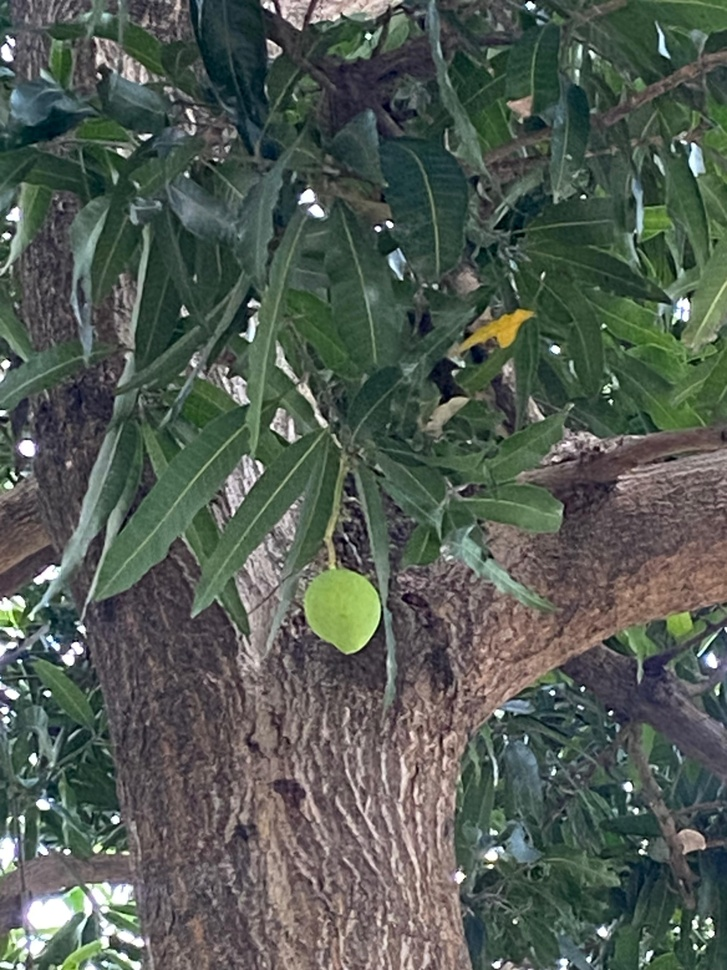
#> input picture mangga.jpg, 727 x 970 px, shrunk from 3024 x 4032 before the run
$ jupyter execute Deteksi_Daun.ipynb
#> lines starting #> are read from the running program, lines starting #| are printed output that depends on the picture; after the words box and inside, x2 and y2 are one past the last pixel; in counts of white or black regions, pixels touching at a corner belong together
## Import Library

[cell 1]
import cv2
import numpy as np
import matplotlib.pyplot as plt

## Input Gambar

[cell 2]
image_path = 'mangga.jpg'
image = cv2.imread(image_path)
#> image is the input picture: shape (970, 727, 3); mean B, G, R 83.9, 92.1, 83.2

[cell 3]
image_rgb = cv2.cvtColor(image, cv2.COLOR_BGR2RGB)
hsv_image = cv2.cvtColor(image, cv2.COLOR_BGR2HSV)
#> hsv_image: shape (970, 727, 3); mean H, S, V 75.2, 57.9, 96.8

## Segmentasi Mangga

[cell 4]
lower_mangga = np.array([30, 80, 80])
upper_mangga = np.array([70, 255, 255])
mask_mangga = cv2.inRange(hsv_image, lower_mangga, upper_mangga)
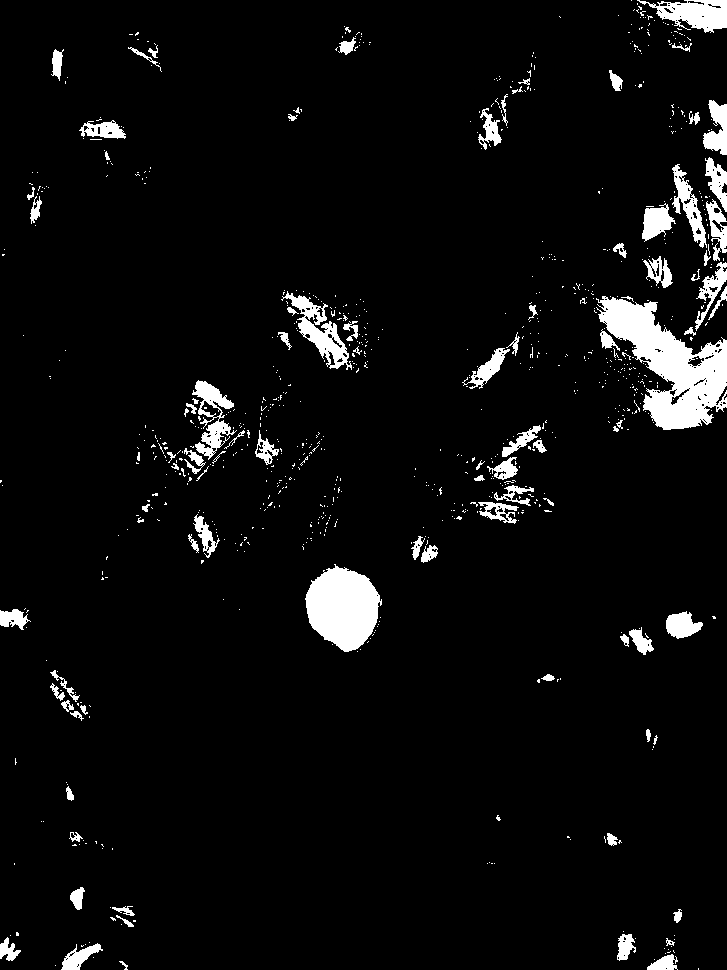
#> mask_mangga: shape (970, 727); 5% white; 868 white regions (773 under 20 px), largest, box (x1, y1, x2, y2) and area: (596, 296, 727, 430) 7975, (305, 564, 382, 652) 4647, (281, 291, 352, 370) 1683

[cell 5]
kernel = np.ones((5,5), np.uint8)
mask_mangga = cv2.morphologyEx(mask_mangga, cv2.MORPH_OPEN, kernel)
#> mask_mangga: shape (970, 727); 3.5% white; 73 white regions, largest, box (x1, y1, x2, y2) and area: (600, 299, 727, 430) 7376, (306, 568, 380, 652) 4601, (662, 0, 727, 31) 1320
mask_mangga = cv2.morphologyEx(mask_mangga, cv2.MORPH_CLOSE, kernel)
#> mask_mangga: shape (970, 727); 3.6% white; 50 white regions, largest, box (x1, y1, x2, y2) and area: (600, 299, 727, 430) 7742, (306, 568, 380, 652) 4601, (662, 0, 727, 31) 1362

[cell 6]
segmentasi_mangga = cv2.bitwise_and(image_rgb, image_rgb, mask=mask_mangga)
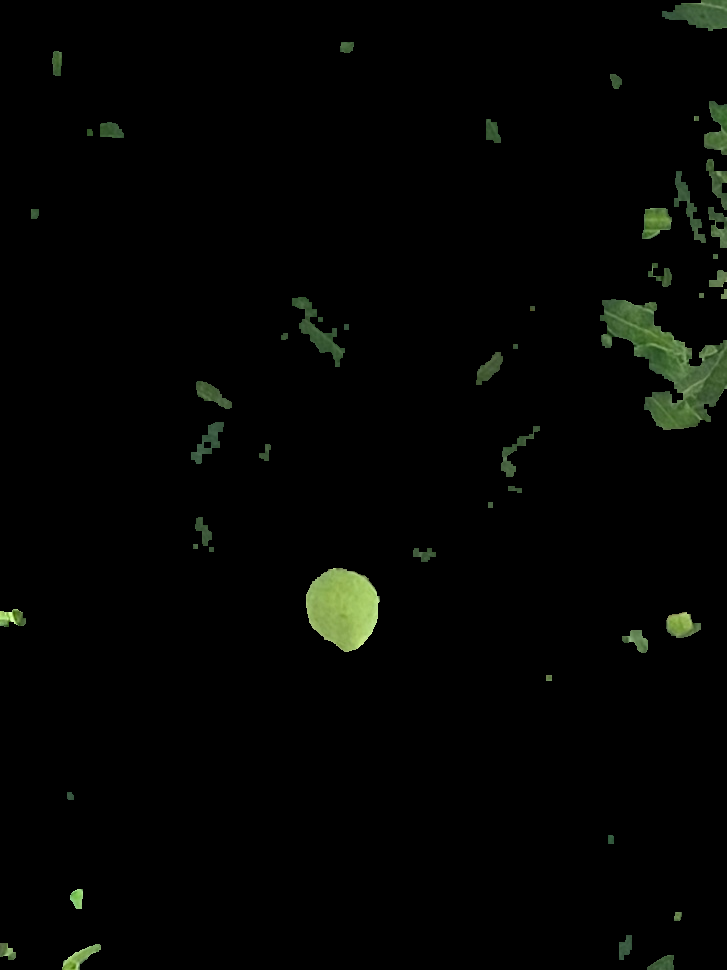
#> segmentasi_mangga: shape (970, 727, 3); mean R, G, B 3.3, 4.4, 2.5

## Segmentasi Daun

[cell 7]
lower_daun_hijau = np.array([25, 40, 40])
upper_daun_hijau = np.array([85, 255, 255])
mask_daun_hijau = cv2.inRange(hsv_image, lower_daun_hijau, upper_daun_hijau)
#> mask_daun_hijau: shape (970, 727); 42.5% white; 395 white regions (336 under 20 px), largest, box (x1, y1, x2, y2) and area: (0, 0, 727, 637) 212968, (455, 721, 644, 970) 21037, (0, 657, 128, 859) 13408

lower_daun_kuning = np.array([15, 100, 100])
upper_daun_kuning = np.array([30, 255, 255])
mask_daun_kuning = cv2.inRange(hsv_image, lower_daun_kuning, upper_daun_kuning)
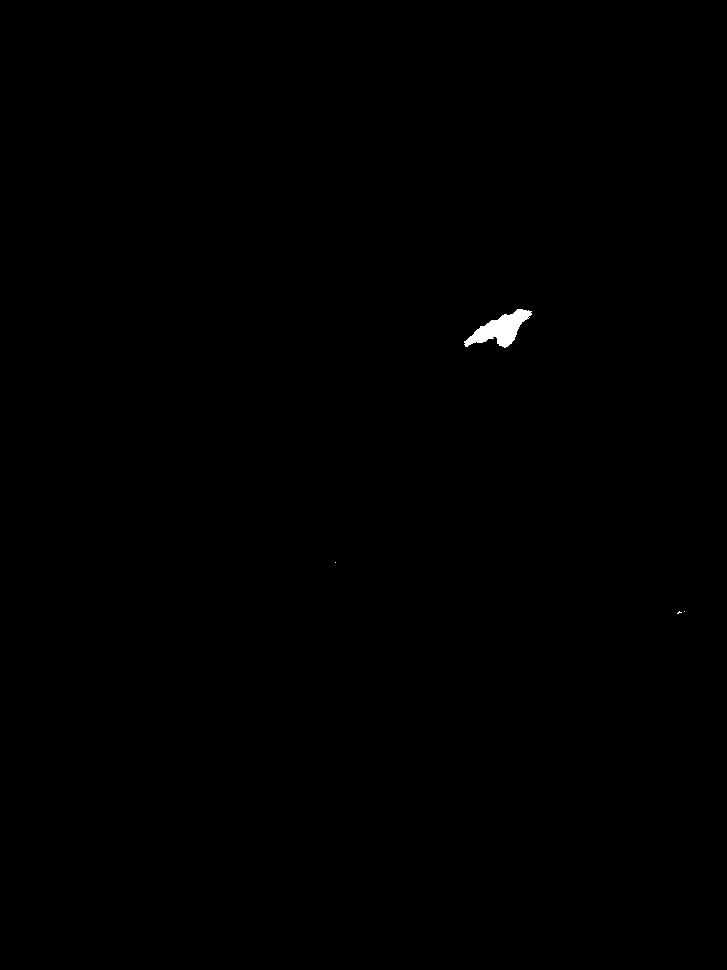
#> mask_daun_kuning: shape (970, 727); 0.17% white; 4 white regions (3 under 20 px), largest, box (x1, y1, x2, y2) and area: (464, 309, 532, 348) 1212

mask_daun_total = cv2.bitwise_or(mask_daun_hijau, mask_daun_kuning)
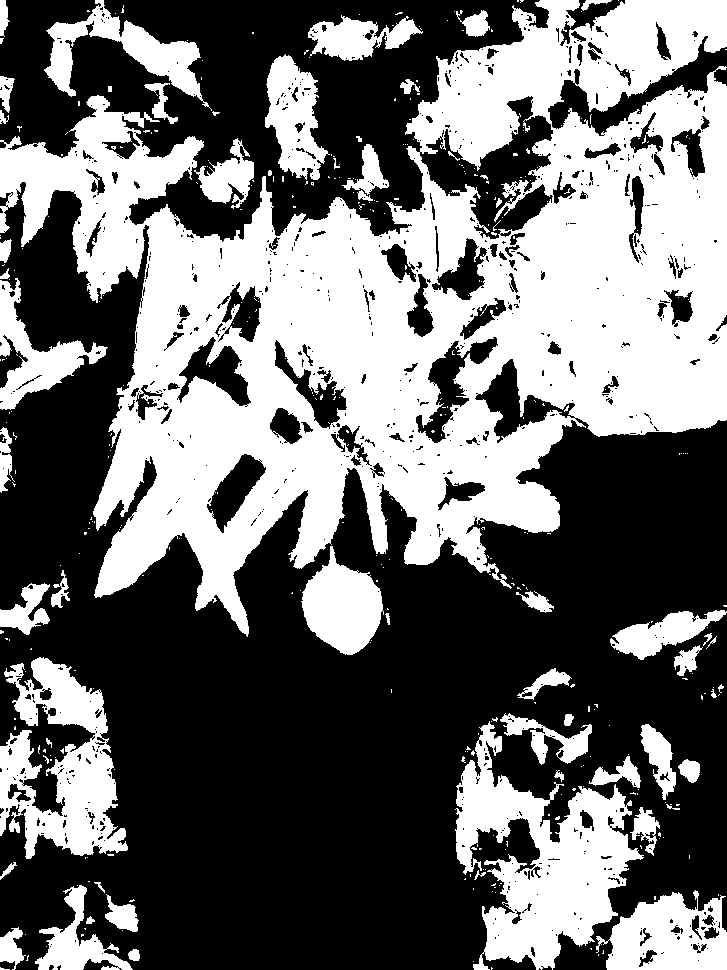
#> mask_daun_total: shape (970, 727); 42.6% white; 393 white regions (335 under 20 px), largest, box (x1, y1, x2, y2) and area: (0, 0, 727, 637) 214066, (455, 721, 644, 970) 21037, (0, 657, 128, 859) 13408
mask_daun_final = cv2.subtract(mask_daun_total, mask_mangga)
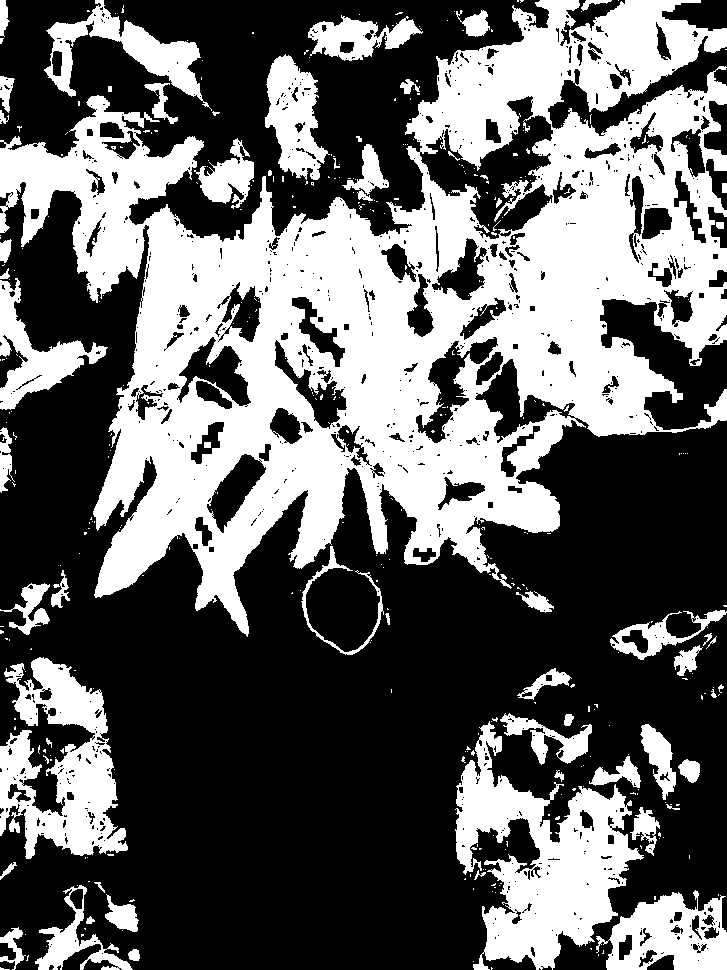
#> mask_daun_final: shape (970, 727); 39% white; 397 white regions (336 under 20 px), largest, box (x1, y1, x2, y2) and area: (0, 0, 727, 637) 196369, (455, 721, 644, 970) 20984, (0, 657, 128, 859) 13358


segmentasi_daun = cv2.bitwise_and(image_rgb, image_rgb, mask=mask_daun_final)
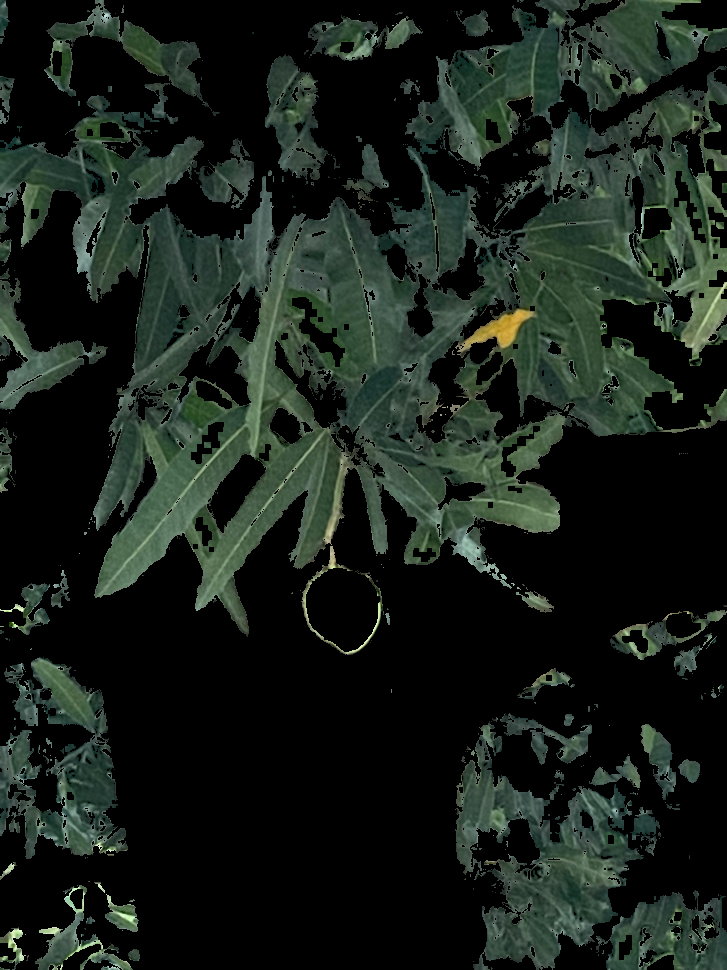
#> segmentasi_daun: shape (970, 727, 3); mean R, G, B 24.3, 32.7, 26.2

## Menampilkan Hasil

[cell 8]
fig, axs = plt.subplots(2, 2, figsize=(12, 12))

axs[0, 0].imshow(image_rgb)
axs[0, 0].set_title('1. Citra Asli')
axs[0, 0].axis('off')

axs[0, 1].imshow(mask_mangga, cmap='gray')
axs[0, 1].set_title('2. Mask Mangga')
axs[0, 1].axis('off')

axs[1, 0].imshow(segmentasi_mangga)
axs[1, 0].set_title('3. Segmentasi Mangga')
axs[1, 0].axis('off')

axs[1, 1].imshow(segmentasi_daun)
axs[1, 1].set_title('4. Segmentasi Daun')
axs[1, 1].axis('off')

plt.tight_layout(rect=[0, 0, 1, 0.96])
plt.show()

$ run again, with natnat1.jpg copied over mangga.jpg
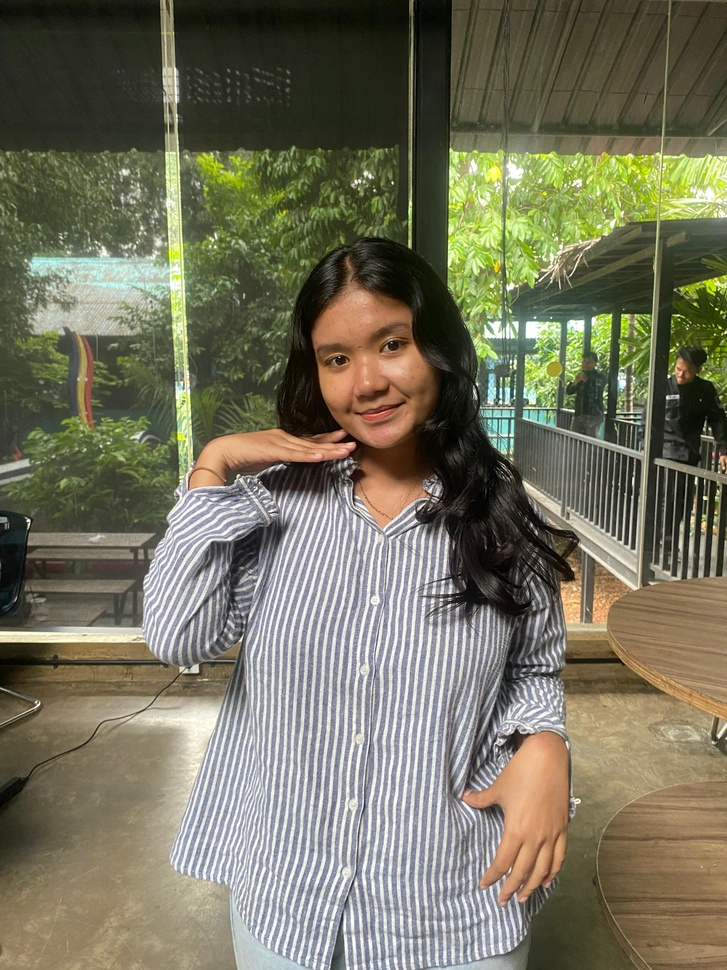
#> input picture natnat1.jpg, 727 x 970 px, shrunk from 3024 x 4032 before the run
#> image is the input picture: shape (970, 727, 3); mean B, G, R 93.4, 114.2, 116.7
#> hsv_image: shape (970, 727, 3); mean H, S, V 44.7, 73.5, 122.3
#> `mask_mangga = cv2.inRange(hsv_image, lower_mangga, upper_mangga)`:
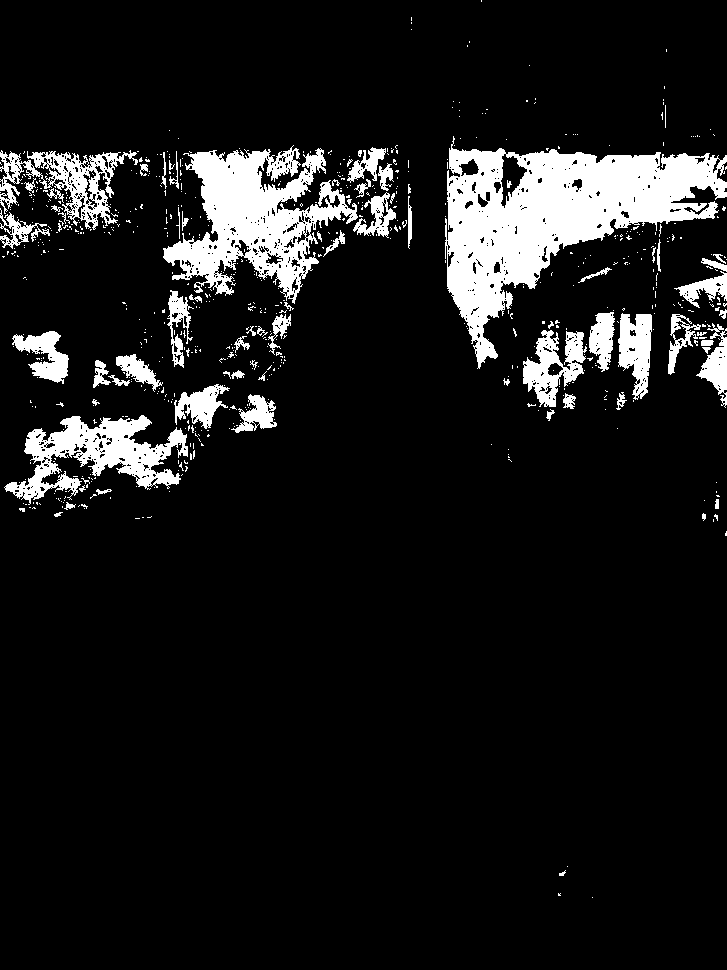
#> mask_mangga: shape (970, 727); 10.1% white; 685 white regions (611 under 20 px), largest, box (x1, y1, x2, y2) and area: (445, 136, 727, 369) 26144, (163, 145, 358, 304) 13951, (4, 415, 188, 505) 6793
#> mask_daun_hijau: shape (970, 727); 32.3% white; 1092 white regions (1000 under 20 px), largest, box (x1, y1, x2, y2) and area: (0, 0, 416, 534) 124023, (413, 0, 727, 522) 82803, (519, 829, 612, 970) 6433
#> mask_daun_kuning: shape (970, 727); 4.9% white; 396 white regions (354 under 20 px), largest, box (x1, y1, x2, y2) and area: (600, 810, 727, 970) 15522, (561, 563, 727, 729) 9732, (38, 665, 176, 704) 2439
#> mask_daun_total: shape (970, 727); 37.1% white; 1417 white regions (1301 under 20 px), largest, box (x1, y1, x2, y2) and area: (0, 0, 416, 534) 125042, (413, 0, 727, 522) 82941, (600, 810, 727, 970) 15522
#> mask_daun_final: shape (970, 727); 29.2% white; 1441 white regions (1308 under 20 px), largest, box (x1, y1, x2, y2) and area: (0, 0, 416, 534) 101175, (453, 187, 727, 522) 28762, (413, 0, 727, 302) 20968
#> `segmentasi_daun = cv2.bitwise_and(image_rgb, image_rgb, mask=mask_daun..`:
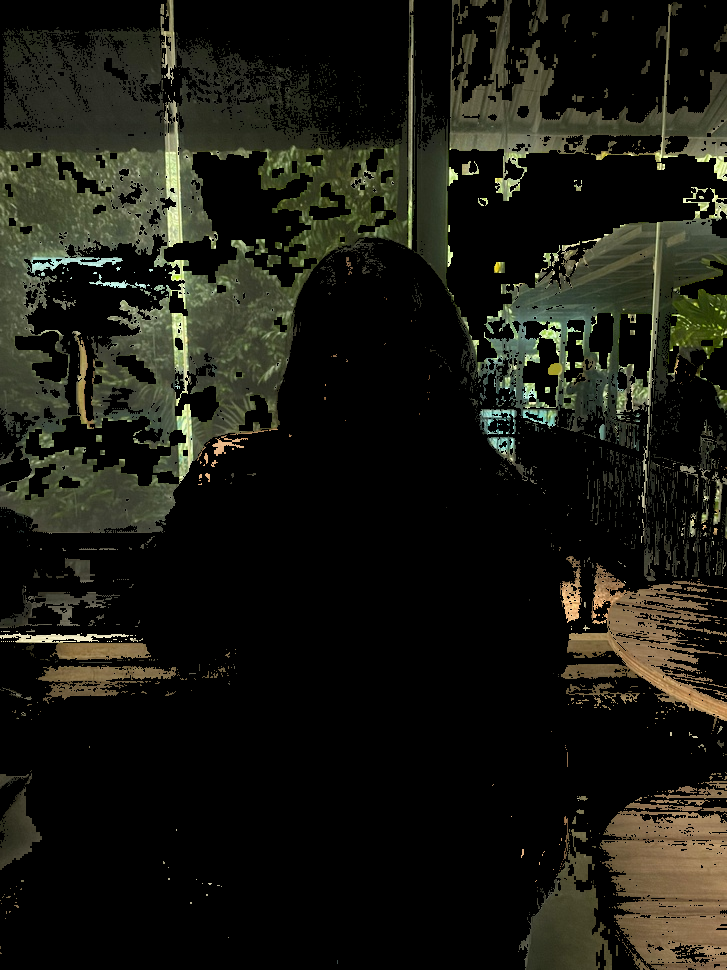
#> segmentasi_daun: shape (970, 727, 3); mean R, G, B 26.1, 26.2, 18.6
